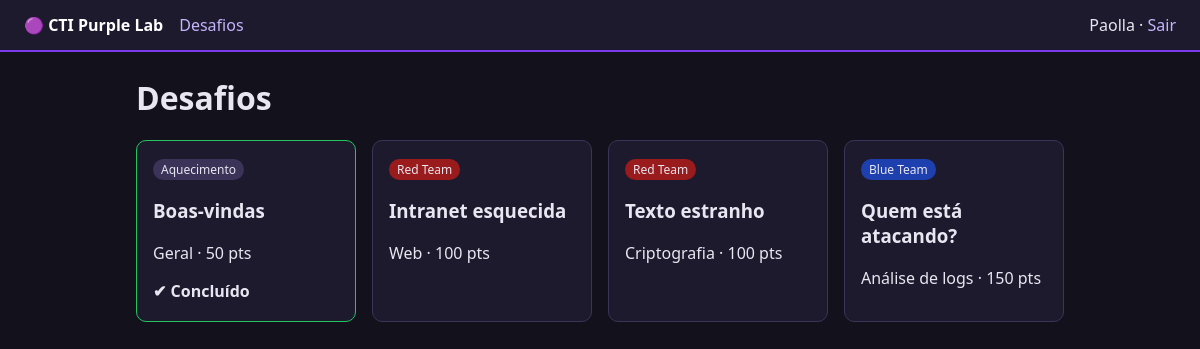
/challenges (signed in), run on the app's committed database.
### tables this page shows
CREATE TABLE challenges(id INTEGER PRIMARY KEY, title TEXT, category TEXT, side TEXT, points INTEGER, description TEXT, hint TEXT, url TEXT, flag_hash TEXT, image TEXT, container_port INTEGER);

### app.py (the view)
@app.route("/challenges")
@login_required
def challenges():
    d = db()
    solved = {r[0] for r in d.execute("SELECT challenge_id FROM attempts WHERE user_id=? AND correct=1", (session["user_id"],))}
    return render_template("challenges.html", items=d.execute("SELECT * FROM challenges ORDER BY id").fetchall(), solved=solved)

### app.py (called while the page is built)
def db():
    if "db" not in g:
        g.db = sqlite3.connect(DB)
        g.db.row_factory = sqlite3.Row
    return g.db

def login_required(f):
    @wraps(f)
    def w(*a, **k):
        if "user_id" not in session:
            return redirect("/login")
        return f(*a, **k)
    return w

### templates/challenges.html
{% extends "base.html" %}{% block content %}
<h1>Desafios</h1>
<div class="grid">
{% for c in items %}
<a class="card {{ 'done' if c.id in solved }}" href="/challenge/{{ c.id }}">
<span class="tag {{ c.side|lower|replace(' ', '') }}">{{ c.side }}</span>
<h3>{{ c.title }}</h3><p>{{ c.category }} · {{ c.points }} pts</p>
{% if c.id in solved %}<b>✔ Concluído</b>{% endif %}</a>
{% endfor %}</div>{% endblock %}

### templates/base.html (shortened to what this page needs)
<!doctype html>
<html lang="pt-br"><head><meta charset="utf-8"><meta name="viewport" content="width=device-width, initial-scale=1">
<link rel="stylesheet" href="{{ url_for('static', filename='style.css') }}"></head><body>
<nav><a class="brand" href="/">🟣 CTI Purple Lab</a>
{% if session.user_id %}<a href="/challenges">Desafios</a>
<span class="right">{{ session.name }} · <a href="/logout">Sair</a></span>
{% else %}<a class="right" href="/login">Entrar</a><a href="/register">Cadastrar</a>{% endif %}</nav>
<main>{% for m in get_flashed_messages() %}<p class="msg">{{ m }}</p>{% endfor %}
{% block content %}{% endblock %}</main></body></html>

### static/style.css (style rules this page uses)
* { box-sizing:border-box }
body { margin:0;font-family:system-ui,sans-serif;background:#13111c;color:#e8e6f0 }
nav { display:flex;gap:16px;align-items:center;padding:14px 24px;background:#1e1a2e;border-bottom:2px solid #7c3aed }
nav a { color:#c4b5fd;text-decoration:none }
.brand { font-weight:700;color:#fff }
.right { margin-left:auto }
main { max-width:960px;margin:24px auto;padding:0 16px }
a { color:#a78bfa }
.grid { display:grid;grid-template-columns:repeat(auto-fill,minmax(210px,1fr));gap:16px }
.card { background:#1e1a2e;border:1px solid #3b3358;border-radius:10px;padding:16px;display:block;color:inherit;text-decoration:none;margin-bottom:12px }
.card.done { border-color:#22c55e }
.tag { font-size:12px;padding:2px 8px;border-radius:99px;background:#3b3358 }
.redteam { background:#991b1b }
.blueteam { background:#1e40af }

### data on the page
challenges: side "Aquecimento", title "Boas-vindas", category "Geral", points "50", shows "✔ Concluído"
challenges: side "Red Team", title "Intranet esquecida", category "Web", points "100"
challenges: side "Red Team", title "Texto estranho", category "Criptografia", points "100"
challenges: side "Blue Team", title "Quem está atacando?", category "Análise de logs", points "150"

### other printed values
{{ session.name }} "Paolla"
